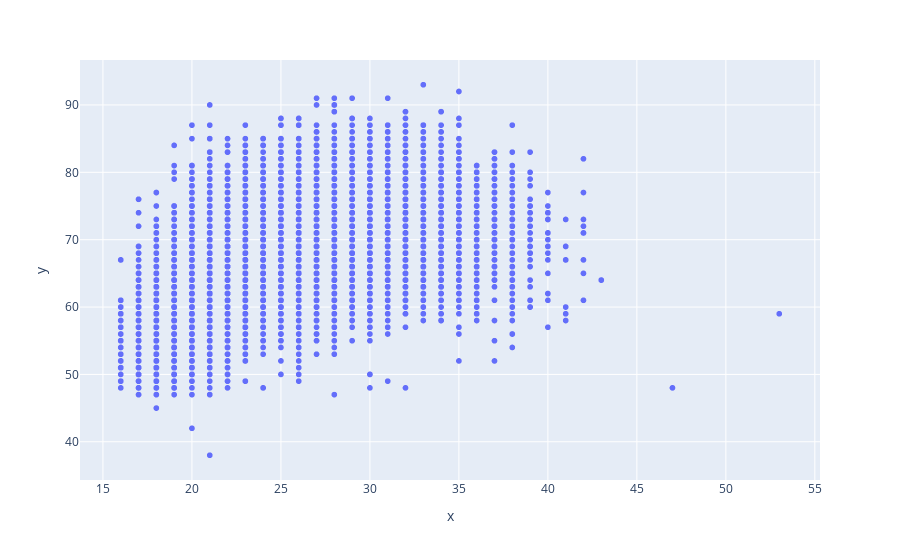

Write notebook code for a chart like this one.
### Code cell
px.scatter(x=New_Df_fifa1['Age'], y=New_Df_fifa1['OVA'])

### Figure 1 — Plotly figure (JSON) as saved in the notebook; plotly's stock layout.template omitted (floating-point values rounded to 4 significant figures; data arrays with more than 128 entries replaced by an {"elided": "..."} marker saying what was removed)
{"data": [{"hovertemplate": "x=%{x}<br>y=%{y}<extra></extra>", "legendgroup": "", "marker": {"color": "#636efa", "symbol": "circle"}, "mode": "markers", "name": "", "showlegend": false, "type": "scattergl", "x": {"elided": "17125 int values"}, "xaxis": "x", "y": {"elided": "17125 int values"}, "yaxis": "y"}], "layout": {"legend": {"tracegroupgap": 0}, "margin": {"t": 60}, "xaxis": {"anchor": "y", "domain": [0, 1], "title": {"text": "x"}}, "yaxis": {"anchor": "x", "domain": [0, 1], "title": {"text": "y"}}}}
